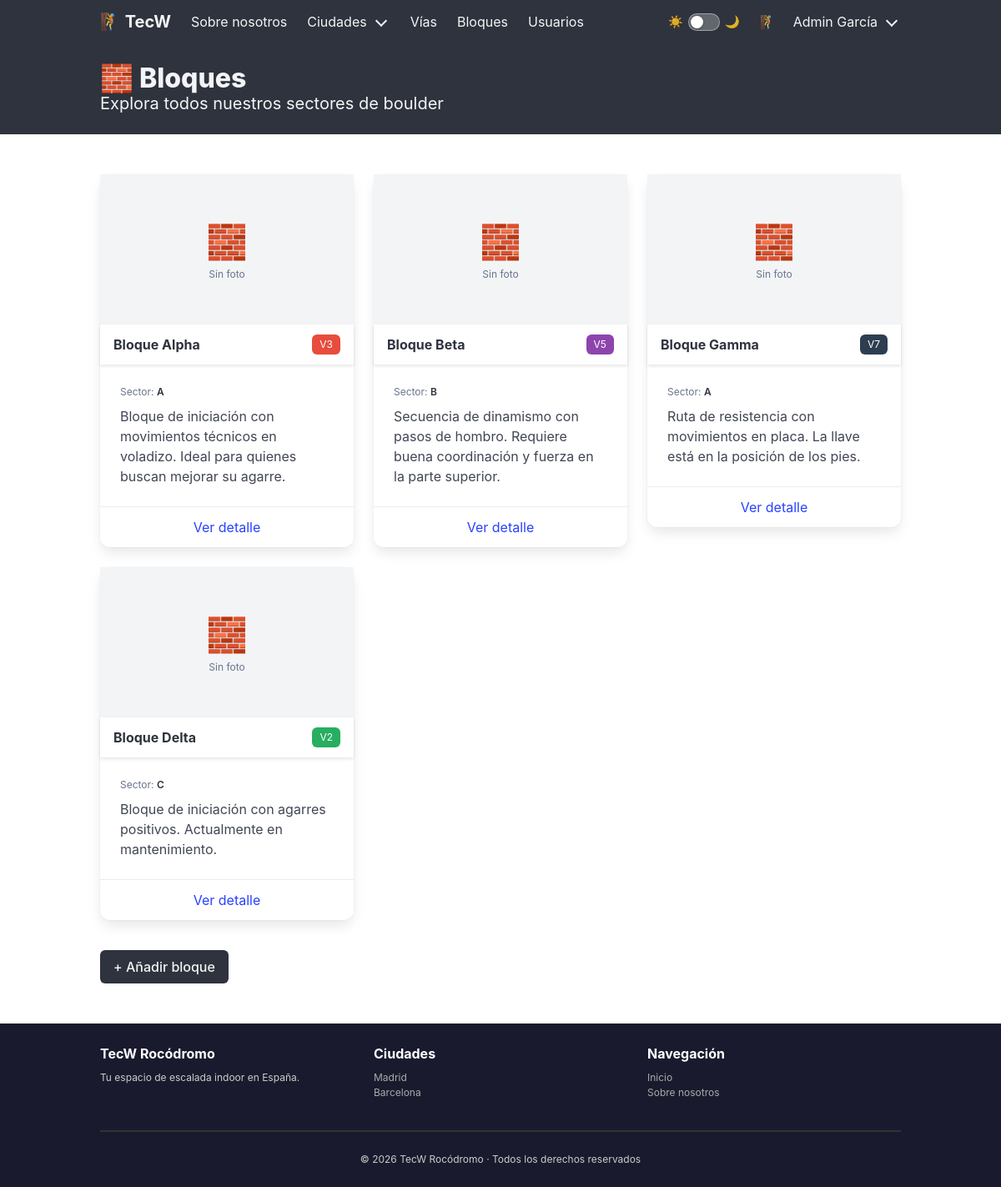
Page /blocks/ (signed in) on the committed database.
### tecw_02_flask/app/models/blocks.py (models this page shows, shortened)
class Block(db.Model):
    __tablename__ = "blocks"
    id          = db.Column(db.Integer, primary_key=True)
    name        = db.Column(db.String(100), nullable=False)
    grade       = db.Column(db.String(10), nullable=False)   # V-scale: V0, V3, etc.
    color       = db.Column(db.String(7), nullable=False)    # hex: #e74c3c
    sector      = db.Column(db.String(5), nullable=False)
    height      = db.Column(db.Float, nullable=False)        # metros
    city        = db.Column(db.String(50), nullable=False)   # madrid / barcelona
    active      = db.Column(db.Boolean, default=True)
    picture     = db.Column(db.String(200), nullable=True)
    description = db.Column(db.Text, nullable=True)

### tecw_02_flask/app/blueprints/blocks.py (the view)
@block_bp.route('/', methods=['GET'])
@check_role
def get_blocks():
    blocks = Block.query.all()
    return render_template('blocks/blocks_list.html', blocks=blocks)

### tecw_02_flask/app/access_control.py (called while the page is built)
def check_role(f):
    @wraps(f)
    def decorated_function(*args, **kwargs):
        if "user" not in session:
            abort(401)
        endpoint = request.endpoint
        role = session["user"]["role"]
        if endpoint not in permissions.get(role, []):
            abort(403)
        return f(*args, **kwargs)
    return decorated_function

### tecw_02_flask/app/app.py (called while the page is built)
@app.before_request
def before_request():
    log = f"Request: {request.method} {request.path}"
    logging.debug(log)

### tecw_02_flask/app/blueprints/blocks.py (called while the page is built)
@block_bp.after_request
def add_total_blocks_header(response):
    response.headers['X-Total-Blocks'] = Block.query.count()
    return response

### tecw_02_flask/app/templates/blocks/blocks_list.html (shortened to what this page needs)
{% extends 'common/layouts/main_layout.html' %}
{% block content %}
<section class="hero is-dark is-small">
    <div class="hero-body">
        <div class="container">
            <p class="title">🧱 Bloques</p>
            <p class="subtitle">Explora todos nuestros sectores de boulder</p>
        </div>
    </div>
</section>
<section class="section">
    <div class="container">
        <div class="columns is-multiline">
            {% for block in blocks %}
            <div class="column is-4">
                <div class="card">
                    {% if block.picture %}
                    <div style="height: 180px; overflow: hidden;">
                        <img src="/images/{{ block.picture }}" alt="{{ block.name }}"
                             style="width: 100%; height: 180px; object-fit: cover;">
                    </div>
                    {% else %}
                    <div class="is-flex is-align-items-center is-justify-content-center has-background-light"
                         style="height: 180px;">
                        <div class="has-text-centered has-text-grey">
                            <p style="font-size: 2.5rem;">🧱</p>
                            <p class="is-size-7">Sin foto</p>
                        </div>
                    </div>
                    {% endif %}
                    <div class="card-header">
                        <p class="card-header-title">{{ block.name }}</p>
                        <span class="card-header-icon">
                            <span class="tag" style="background-color: {{ block.color }}; color: white;">
                                {{ block.grade }}
                            </span>
                        </span>
                    </div>
                    <div class="card-content">
                        <p class="has-text-grey is-size-7 mb-2">Sector: <strong>{{ block.sector }}</strong></p>
                        <p class="content is-size-6">{{ block.description }}</p>
                    </div>
                    <div class="card-footer">
                        <a class="card-footer-item" href="/blocks/{{ block.id }}">Ver detalle</a>
                    </div>
                </div>
            </div>
            {% else %}
            <div class="column">
                <div class="notification is-info is-light">No hay bloques registrados aún.</div>
            </div>
            {% endfor %}
        </div>
        {% if session.get('user', {}).get('role') == 'admin' %}
        <div class="mt-5">
            <a class="button is-dark" href="/blocks/new">+ Añadir bloque</a>
        </div>
        {% endif %}
    </div>
</section>
{% endblock %}

### tecw_02_flask/app/public/stylesheets/main.css (style rules this page uses)
:root { --bg: #ffffff; --bg-alt: #f5f5f5; --bg-card: #ffffff; --bg-card-head: #fafafa; --text: #363636; --text-muted: #6b6b6b; --border: #dbdbdb; --hr: #dbdbdb; --notif-plain-bg: #f0f0f0; --notif-plain-text: #363636; --notif-info-bg: #ebf5fb; --notif-info-text: #1b4f72; --notif-ok-bg: #eafaf1; --notif-ok-text: #145a32; --table-stripe: #fafafa; --footer-bg: #1a1a2e; --footer-text: #cccccc; --footer-link: #aaaaaa; --switch-track: rgba(255, 255, 255, 0.25); --switch-border: rgba(255, 255, 255, 0.4); }
html { scroll-behavior: smooth; }
body { background-color: var(--bg); color: var(--text); transition: background-color 0.2s, color 0.2s; }

### rows in the picture
Block: shows "Sin foto", name "Bloque Alpha", grade "V3", sector "A", description "Bloque de iniciación con movimientos técnicos en voladizo. Ideal para quienes buscan mejorar su agarre."
Block: shows "Sin foto", name "Bloque Beta", grade "V5", sector "B", description "Secuencia de dinamismo con pasos de hombro. Requiere buena coordinación y fuerza en la parte superior."
Block: shows "Sin foto", name "Bloque Gamma", grade "V7", sector "A", description "Ruta de resistencia con movimientos en placa. La llave está en la posición de los pies."
Block: shows "Sin foto", name "Bloque Delta", grade "V2", sector "C", description "Bloque de iniciación con agarres positivos. Actualmente en mantenimiento."

### other values in the picture
{{ session['user'].get('avatar', '🧗') }} "🧗"
{{ session['user'].get('name', '') }} "Admin García"
